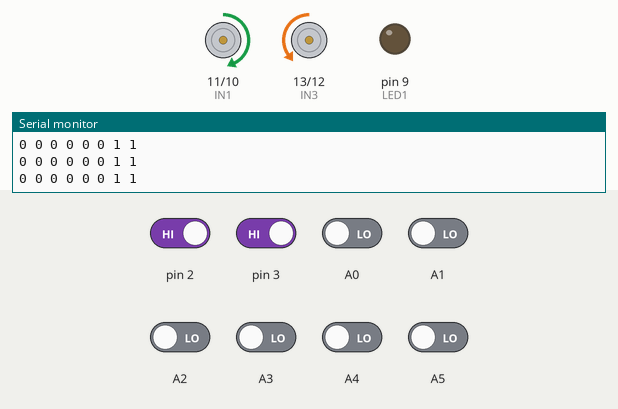
Simulated run of this sketch. Board: Arduino Uno, built with avr-gcc and run on an emulated ATmega328P. Shown: motor-driver pin pairs drawn as motors (green arrow = first pin HIGH = forward, orange = second pin HIGH = backward, longer = more drive, scaled by the enable pin), output pins drawn as LEDs (lit = HIGH), the last lines printed to the serial monitor. The test bench sets the inputs (shaded band); at power-on: pin 2, pin 3 HIGH, A0–5 LOW.

Above: at 2.8 s.
2.9 s: pin 3 driven LOW
At 4.7 s:
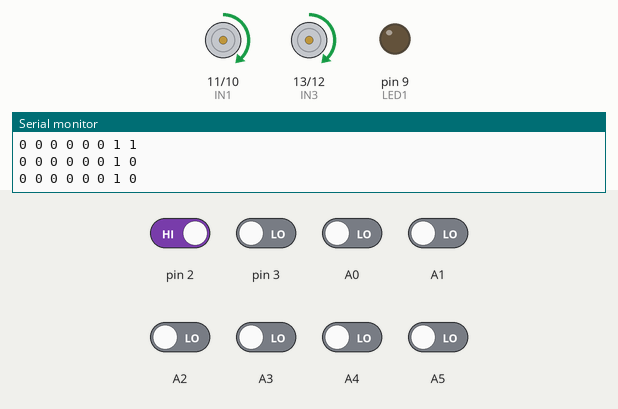
5.5 s: pin 2 driven LOW
At 8.2 s:
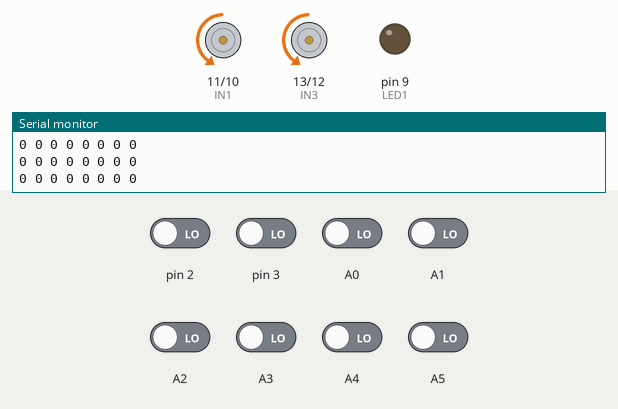
8.5 s: A0 driven HIGH
At 10.7 s:
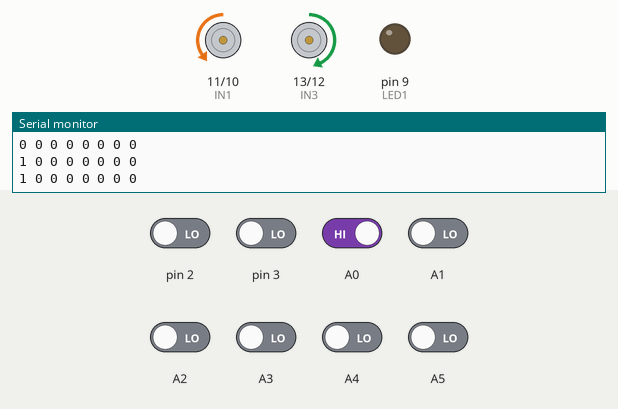
11.5 s: A0 driven LOW
At 14.2 s:
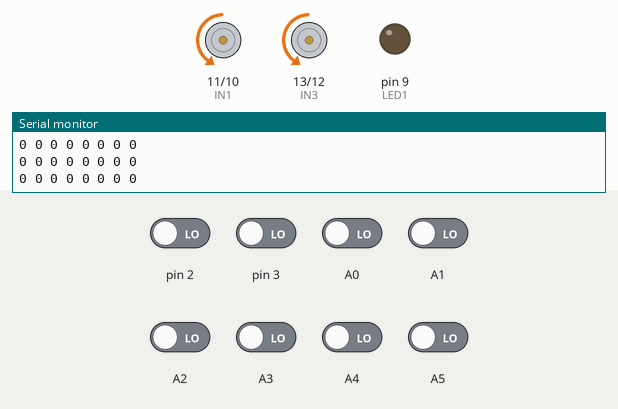
14.5 s: pin 2 driven HIGH
At 16.6 s:
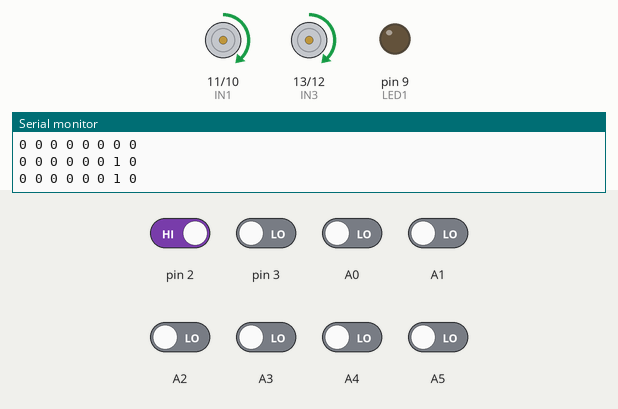
Timing chart, 0 to 18.1 s (numbered marks = the images above; inputs shaded):
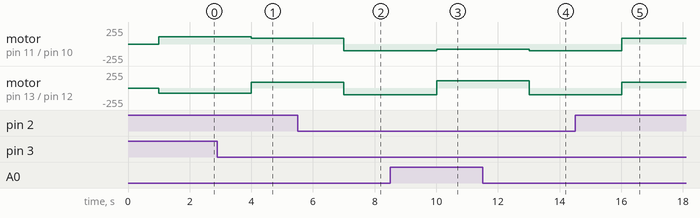

The sketch:

Bibek_forward.ino.ino
```cpp
int s1;
int s2;
int s3;
int s4;
int s5;
int s6;
int s7;
int s8;
//int s9;

const int trigPin = 8;
const int echoPin = 7;
const int LED1 = 9;

int duration = 0;
int distance = 0;


const int ENA = 6;
const int IN1=11;//right side of motor when you see bot from back
const int IN2=10;
const int ENB = 5;//left side of motor when you see bot from back
const int IN3=13;
const int IN4=12;
void setup()
{
  // put your setup code here, to run once:
  pinMode(trigPin , OUTPUT);
  pinMode(echoPin , INPUT);
  pinMode(LED1 , OUTPUT);
  pinMode(A0,INPUT);
  pinMode(A1,INPUT);
  pinMode(A2,INPUT);
  pinMode(A3,INPUT);
  pinMode(A4,INPUT);
  pinMode(A5,INPUT);
  pinMode(2,INPUT);
  pinMode(3,INPUT);
//  pinMode(4,INPUT);


  pinMode(IN1,OUTPUT);
  pinMode(IN2,OUTPUT);
  pinMode(IN3,OUTPUT);
  pinMode(IN4,OUTPUT);
  Serial.begin(9600);

  //forward();
  //delay(2000);
}

void loop()
{


  s1=digitalRead(A0);
  s2=digitalRead(A1);
  s3=digitalRead(A2);
  s4=digitalRead(A3);
  s5=digitalRead(A4);
  s6=digitalRead(A5);
  s7=digitalRead(2);
  s8=digitalRead(3);
//   s9=digitalRead(4);


  Serial.print(s1);

  Serial.print(" ");
  Serial.print(s2);
  Serial.print(" ");
  Serial.print(s3);
  Serial.print(" ");
  Serial.print(s4);
  Serial.print(" ");
  Serial.print(s5);
  Serial.print(" ");
  Serial.print(s6);
  Serial.print(" ");
  Serial.print(s7);
  Serial.print(" ");
  Serial.print(s8);
  Serial.println(" ");

//  Serial.print(s9);
//  Serial.println(" ");
delay (1000);
//


  if(
  ((s1==0)&&(s2==0)&&(s3==0)&&(s4==1)&&(s5==1)&&(s6==0)&&(s7==0)&&(s8==0))||
  ((s1==0)&&(s2==0)&&(s3==1)&&(s4==1)&&(s5==1)&&(s6==1)&&(s7==0)&&(s8==0))||
  ((s1==0)&&(s2==1)&&(s3==1)&&(s4==1)&&(s5==1)&&(s6==1)&&(s7==1)&&(s8==0))
   //((s1==1)&&(s2==1)&&(s3==1)&&(s4==1)&&(s5==1)&&(s6==1)&&(s7==1)&&(s8==1))
  )
  {
    forward();

  }
  //right
  else if(
  ((s1==0)&&(s2==1)&&(s3==1)&&(s4==1)&&(s5==1)&&(s6==1)&&(s7==1)&&(s8==1))||
  ((s1==0)&&(s2==0)&&(s3==1)&&(s4==1)&&(s5==1)&&(s6==1)&&(s7==1)&&(s8==1))||
  ((s1==0)&&(s2==0)&&(s3==0)&&(s4==1)&&(s5==1)&&(s6==1)&&(s7==1)&&(s8==1))||
  ((s1==0)&&(s2==0)&&(s3==0)&&(s4==0)&&(s5==1)&&(s6==1)&&(s7==1)&&(s8==1))||
  ((s1==0)&&(s2==0)&&(s3==0)&&(s4==0)&&(s5==0)&&(s6==1)&&(s7==1)&&(s8==1))||
  ((s1==0)&&(s2==0)&&(s3==0)&&(s4==0)&&(s5==0)&&(s6==0)&&(s7==1)&&(s8==1))||
  ((s1==0)&&(s2==0)&&(s3==0)&&(s4==0)&&(s5==0)&&(s6==0)&&(s7==0)&&(s8==1))||
  ((s1==0)&&(s2==0)&&(s3==0)&&(s4==0)&&(s5==0)&&(s6==1)&&(s7==1)&&(s8==0))||
  ((s1==0)&&(s2==0)&&(s3==0)&&(s4==0)&&(s5==1)&&(s6==1)&&(s7==0)&&(s8==0))||
  ((s1==0)&&(s2==0)&&(s3==0)&&(s4==0)&&(s5==1)&&(s6==1)&&(s7==1)&&(s8==0))||
  ((s1==0)&&(s2==0)&&(s3==0)&&(s4==1)&&(s5==1)&&(s6==1)&&(s7==0)&&(s8==0))||
  ((s1==0)&&(s2==0)&&(s3==0)&&(s4==1)&&(s5==1)&&(s6==1)&&(s7==1)&&(s8==0))||
  ((s1==0)&&(s2==0)&&(s3==1)&&(s4==1)&&(s5==1)&&(s6==1)&&(s7==1)&&(s8==0))||
  ((s1==1)&&(s2==0)&&(s3==1)&&(s4==1)&&(s5==1)&&(s6==1)&&(s7==1)&&(s8==1))||
  ((s1==1)&&(s2==1)&&(s3==0)&&(s4==1)&&(s5==1)&&(s6==1)&&(s7==1)&&(s8==1))||
  ((s1==1)&&(s2==1)&&(s3==1)&&(s4==0)&&(s5==1)&&(s6==1)&&(s7==1)&&(s8==1))||
  ((s1==1)&&(s2==0)&&(s3==0)&&(s4==1)&&(s5==1)&&(s6==1)&&(s7==1)&&(s8==1))||
  ((s1==1)&&(s2==1)&&(s3==0)&&(s4==0)&&(s5==1)&&(s6==1)&&(s7==1)&&(s8==1))||
  ((s1==1)&&(s2==0)&&(s3==0)&&(s4==0)&&(s5==1)&&(s6==1)&&(s7==1)&&(s8==1))||
  ((s1==1)&&(s2==1)&&(s3==0)&&(s4==0)&&(s5==0)&&(s6==1)&&(s7==1)&&(s8==1))||
  ((s1==1)&&(s2==0)&&(s3==0)&&(s4==0)&&(s5==0)&&(s6==1)&&(s7==1)&&(s8==1))||
  ((s1==1)&&(s2==0)&&(s3==0)&&(s4==0)&&(s5==0)&&(s6==0)&&(s7==1)&&(s8==1))
  )
  {
    right();
  }
  else if(
  ((s1==1)&&(s2==1)&&(s3==1)&&(s4==1)&&(s5==1)&&(s6==1)&&(s7==1)&&(s8==0))||
  ((s1==1)&&(s2==1)&&(s3==1)&&(s4==1)&&(s5==1)&&(s6==1)&&(s7==0)&&(s8==0))||
  ((s1==1)&&(s2==1)&&(s3==1)&&(s4==1)&&(s5==1)&&(s6==0)&&(s7==0)&&(s8==0))||
  ((s1==1)&&(s2==1)&&(s3==1)&&(s4==1)&&(s5==0)&&(s6==0)&&(s7==0)&&(s8==0))||
  ((s1==1)&&(s2==1)&&(s3==1)&&(s4==0)&&(s5==0)&&(s6==0)&&(s7==0)&&(s8==0))||
  ((s1==1)&&(s2==1)&&(s3==0)&&(s4==0)&&(s5==0)&&(s6==0)&&(s7==0)&&(s8==0))||
  ((s1==1)&&(s2==0)&&(s3==0)&&(s4==0)&&(s5==0)&&(s6==0)&&(s7==0)&&(s8==0))||
  ((s1==0)&&(s2==1)&&(s3==1)&&(s4==0)&&(s5==0)&&(s6==0)&&(s7==0)&&(s8==0))||
  ((s1==0)&&(s2==0)&&(s3==1)&&(s4==1)&&(s5==0)&&(s6==0)&&(s7==0)&&(s8==0))||
  ((s1==0)&&(s2==1)&&(s3==1)&&(s4==1)&&(s5==0)&&(s6==0)&&(s7==0)&&(s8==0))||
  ((s1==0)&&(s2==0)&&(s3==1)&&(s4==1)&&(s5==1)&&(s6==0)&&(s7==0)&&(s8==0))||
  ((s1==0)&&(s2==1)&&(s3==1)&&(s4==1)&&(s5==1)&&(s6==0)&&(s7==0)&&(s8==0))||
  ((s1==0)&&(s2==1)&&(s3==1)&&(s4==1)&&(s5==1)&&(s6==1)&&(s7==0)&&(s8==0))||
  ((s1==1)&&(s2==1)&&(s3==1)&&(s4==1)&&(s5==0)&&(s6==1)&&(s7==1)&&(s8==1))||
  ((s1==1)&&(s2==1)&&(s3==1)&&(s4==1)&&(s5==1)&&(s6==0)&&(s7==1)&&(s8==1))||
  ((s1==1)&&(s2==1)&&(s3==1)&&(s4==1)&&(s5==1)&&(s6==1)&&(s7==0)&&(s8==1))||
  ((s1==1)&&(s2==1)&&(s3==1)&&(s4==1)&&(s5==0)&&(s6==0)&&(s7==1)&&(s8==1))||
  ((s1==1)&&(s2==1)&&(s3==1)&&(s4==1)&&(s5==1)&&(s6==0)&&(s7==0)&&(s8==1))||
  ((s1==1)&&(s2==1)&&(s3==1)&&(s4==0)&&(s5==0)&&(s6==0)&&(s7==1)&&(s8==1))||
  ((s1==1)&&(s2==1)&&(s3==1)&&(s4==1)&&(s5==0)&&(s6==0)&&(s7==0)&&(s8==1))||
  ((s1==1)&&(s2==1)&&(s3==1)&&(s4==0)&&(s5==0)&&(s6==0)&&(s7==0)&&(s8==1))||
  ((s1==1)&&(s2==1)&&(s3==0)&&(s4==0)&&(s5==0)&&(s6==0)&&(s7==0)&&(s8==1))

  )
  {
    left();
  }
  else if((s1==0)&&(s2==0)&&(s3==0)&&(s4==0)&&(s5==0)&&(s6==0)&&(s7==0)&&(s8==0)){
    //motor_stop();
   //delayMicroseconds(1);
    motor_rev();
    delayMicroseconds(2);
  }
  else if((s1==1)&&(s2==1)&&(s3==1)&&(s4==1)&&(s5==1)&&(s6==1)&&(s7==1)&&(s8==1)){
   forward();
  delayMicroseconds(150);
    analogWrite(LED1, 255);
     delayMicroseconds(1);
   analogWrite(LED1, 0);


  if((s1==1)&&(s2==1)&&(s3==1)&&(s4==1)&&(s5==1)&&(s6==1)&&(s7==1)&&(s8==1)){
    motor_stop();
  }

  }


  else {
    forward1();

    }

//  digitalWrite(trigPin, LOW);     //here things are commented out with help of slash
//  delayMicroseconds(2);
//  digitalWrite(trigPin, HIGH);
//  delayMicroseconds(10);
//  digitalWrite(trigPin, LOW);
//  duration = pulseIn(echoPin, HIGH);
//  distance = duration * 0.034/2;
//  Serial.print("distance:----");
//
//Serial.println(distance);
//
//  if ( distance <= 10 )
//  {
//    digitalWrite(LED1, HIGH);
//    delayMicroseconds(1);
//
//  }
//  else
//  {
//    digitalWrite(LED1, LOW);
//  }


}
void forward()
{
  digitalWrite(IN1, HIGH);
  digitalWrite(IN2, LOW);
  analogWrite(ENA, 100);
  digitalWrite(IN3, HIGH);
  digitalWrite(IN4, LOW);
  analogWrite(ENB, 100);
   //delayMicroseconds(1);
}
void forward1()
{
  digitalWrite(IN1, HIGH);
  digitalWrite(IN2, LOW);
  analogWrite(ENA, 90);
  digitalWrite(IN3, HIGH);
  digitalWrite(IN4, LOW);
  analogWrite(ENB, 90);
   //delayMicroseconds(1);
}

void right()
{
  digitalWrite(IN1, HIGH);
  digitalWrite(IN2, LOW);
  analogWrite(ENA, 110);
  digitalWrite(IN3, LOW);
  digitalWrite(IN4, HIGH);
  analogWrite(ENB, 80);
  //delayMicroseconds(5);
}

void left()
{
  digitalWrite(IN1, LOW);
  digitalWrite(IN2, HIGH);
  analogWrite(ENA, 80);
  digitalWrite(IN3, HIGH);
  digitalWrite(IN4, LOW);
  analogWrite(ENB, 110);
  //delayMicroseconds(5);
}

void motor_stop()
{
  digitalWrite(IN1, LOW);
  digitalWrite(IN2, LOW);
  analogWrite(ENA, 0);
  digitalWrite(IN3, LOW);
  digitalWrite(IN4, LOW);
  analogWrite(ENB, 0);
}
void motor_rev()
{
  digitalWrite(IN1, LOW);
  digitalWrite(IN2, HIGH);
  analogWrite(ENA, 100);
  digitalWrite(IN3, LOW);
  digitalWrite(IN4, HIGH);
  analogWrite(ENB, 100);
}
```

Measured:
- after the input at 2.9 s, motor on pin 11 (IN1) / pin 10 (IN2): forward 110/255 → forward 90/255 after 1.1 s; motor on pin 13 (IN3) / pin 12 (IN4): backward 80/255 → forward 90/255 after 1.1 s
- after the input at 5.5 s, motor on pin 11 (IN1) / pin 10 (IN2), motor on pin 13 (IN3) / pin 12 (IN4): forward 90/255 → backward 100/255 after 1.5 s
- after the input at 8.5 s, motor on pin 11 (IN1) / pin 10 (IN2): backward 100/255 → backward 80/255 after 1.5 s; motor on pin 13 (IN3) / pin 12 (IN4): backward 100/255 → forward 110/255 after 1.5 s
- after the input at 11.5 s, motor on pin 11 (IN1) / pin 10 (IN2): backward 80/255 → backward 100/255 after 1.5 s; motor on pin 13 (IN3) / pin 12 (IN4): forward 110/255 → backward 100/255 after 1.5 s
- after the input at 14.5 s, motor on pin 11 (IN1) / pin 10 (IN2), motor on pin 13 (IN3) / pin 12 (IN4): backward 100/255 → forward 90/255 after 1.5 s
